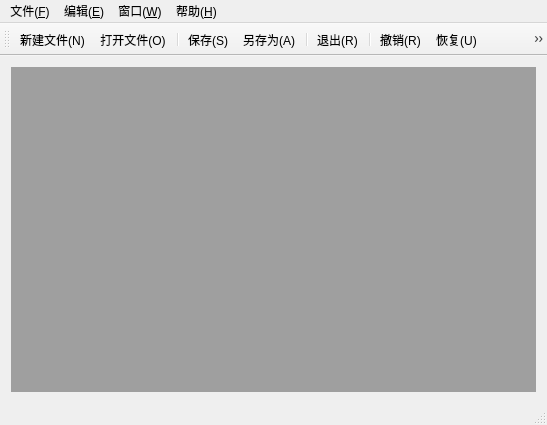
<?xml version="1.0" encoding="UTF-8"?>
<ui version="4.0">
 <class>MainWindow</class>
 <widget class="QMainWindow" name="MainWindow">
  <property name="geometry">
   <rect>
    <x>0</x>
    <y>0</y>
    <width>547</width>
    <height>425</height>
   </rect>
  </property>
  <property name="windowTitle">
   <string>MainWindow</string>
  </property>
  <widget class="QWidget" name="centralWidget">
   <layout class="QGridLayout" name="gridLayout">
    <item row="0" column="0">
     <widget class="QMdiArea" name="mdiArea"/>
    </item>
   </layout>
  </widget>
  <widget class="QMenuBar" name="menuBar">
   <property name="geometry">
    <rect>
     <x>0</x>
     <y>0</y>
     <width>547</width>
     <height>26</height>
    </rect>
   </property>
   <widget class="QMenu" name="menu">
    <property name="title">
     <string>文件(&amp;F)</string>
    </property>
    <addaction name="action_New"/>
    <addaction name="action_Open"/>
    <addaction name="separator"/>
    <addaction name="action_Save"/>
    <addaction name="action_SaveAs"/>
    <addaction name="separator"/>
    <addaction name="action_Exit"/>
   </widget>
   <widget class="QMenu" name="menu_E">
    <property name="title">
     <string>编辑(&amp;E)</string>
    </property>
    <widget class="QMenu" name="menu_S">
     <property name="title">
      <string>编码(&amp;S)</string>
     </property>
     <addaction name="action_GB2312"/>
     <addaction name="action_UTF_8"/>
    </widget>
    <addaction name="action_Redo"/>
    <addaction name="action_Undo"/>
    <addaction name="separator"/>
    <addaction name="action_Cut"/>
    <addaction name="action_Copy"/>
    <addaction name="action_Past"/>
    <addaction name="separator"/>
    <addaction name="menu_S"/>
   </widget>
   <widget class="QMenu" name="menu_W">
    <property name="title">
     <string>窗口(&amp;W)</string>
    </property>
    <addaction name="action_Close"/>
    <addaction name="action_CloseAll"/>
    <addaction name="separator"/>
    <addaction name="action_Tile"/>
    <addaction name="action_Cascade"/>
    <addaction name="separator"/>
    <addaction name="action_Next"/>
    <addaction name="action_Previous"/>
   </widget>
   <widget class="QMenu" name="menu_H">
    <property name="title">
     <string>帮助(&amp;H)</string>
    </property>
    <addaction name="action_About"/>
    <addaction name="action_AboutQt"/>
   </widget>
   <addaction name="menu"/>
   <addaction name="menu_E"/>
   <addaction name="menu_W"/>
   <addaction name="menu_H"/>
  </widget>
  <widget class="QToolBar" name="mainToolBar">
   <attribute name="toolBarArea">
    <enum>TopToolBarArea</enum>
   </attribute>
   <attribute name="toolBarBreak">
    <bool>false</bool>
   </attribute>
   <addaction name="action_New"/>
   <addaction name="action_Open"/>
   <addaction name="separator"/>
   <addaction name="action_Save"/>
   <addaction name="action_SaveAs"/>
   <addaction name="separator"/>
   <addaction name="action_Exit"/>
   <addaction name="separator"/>
   <addaction name="action_Redo"/>
   <addaction name="action_Undo"/>
   <addaction name="action_Cut"/>
   <addaction name="action_Copy"/>
   <addaction name="action_Past"/>
  </widget>
  <widget class="QStatusBar" name="statusBar"/>
  <action name="action_New">
   <property name="icon">
    <iconset resource="res.qrc">
     <normaloff>:/new/prefix1/img/新建文件.png</normaloff>:/new/prefix1/img/新建文件.png</iconset>
   </property>
   <property name="text">
    <string>新建文件(&amp;N)</string>
   </property>
  </action>
  <action name="action_Open">
   <property name="icon">
    <iconset resource="res.qrc">
     <normaloff>:/new/prefix1/img/打开文件.png</normaloff>:/new/prefix1/img/打开文件.png</iconset>
   </property>
   <property name="text">
    <string>打开文件(&amp;O)</string>
   </property>
  </action>
  <action name="action_Save">
   <property name="icon">
    <iconset resource="res.qrc">
     <normaloff>:/new/prefix1/img/保存.png</normaloff>:/new/prefix1/img/保存.png</iconset>
   </property>
   <property name="text">
    <string>保存(&amp;S)</string>
   </property>
  </action>
  <action name="action_SaveAs">
   <property name="icon">
    <iconset resource="res.qrc">
     <normaloff>:/new/prefix1/img/另存为.png</normaloff>:/new/prefix1/img/另存为.png</iconset>
   </property>
   <property name="text">
    <string>另存为(&amp;A)</string>
   </property>
  </action>
  <action name="action_Exit">
   <property name="icon">
    <iconset resource="res.qrc">
     <normaloff>:/new/prefix1/img/退出.png</normaloff>:/new/prefix1/img/退出.png</iconset>
   </property>
   <property name="text">
    <string>退出(&amp;R)</string>
   </property>
  </action>
  <action name="action_Redo">
   <property name="icon">
    <iconset resource="res.qrc">
     <normaloff>:/new/prefix1/img/退出.png</normaloff>:/new/prefix1/img/退出.png</iconset>
   </property>
   <property name="text">
    <string>撤销(&amp;R)</string>
   </property>
  </action>
  <action name="action_Undo">
   <property name="icon">
    <iconset resource="res.qrc">
     <normaloff>:/new/prefix1/img/退出.png</normaloff>:/new/prefix1/img/退出.png</iconset>
   </property>
   <property name="text">
    <string>恢复(&amp;U)</string>
   </property>
  </action>
  <action name="action_Cut">
   <property name="icon">
    <iconset resource="res.qrc">
     <normaloff>:/new/prefix1/img/帮助.png</normaloff>:/new/prefix1/img/帮助.png</iconset>
   </property>
   <property name="text">
    <string>剪贴(&amp;T)</string>
   </property>
  </action>
  <action name="action_Copy">
   <property name="icon">
    <iconset resource="res.qrc">
     <normaloff>:/new/prefix1/img/新建文件.png</normaloff>:/new/prefix1/img/新建文件.png</iconset>
   </property>
   <property name="text">
    <string>复制(&amp;C)</string>
   </property>
  </action>
  <action name="action_Past">
   <property name="icon">
    <iconset resource="res.qrc">
     <normaloff>:/new/prefix1/img/打开文件.png</normaloff>:/new/prefix1/img/打开文件.png</iconset>
   </property>
   <property name="text">
    <string>粘贴(&amp;P)</string>
   </property>
  </action>
  <action name="action_GB2312">
   <property name="text">
    <string>GB2312</string>
   </property>
  </action>
  <action name="action_UTF_8">
   <property name="text">
    <string>UTF-8</string>
   </property>
  </action>
  <action name="action_Close">
   <property name="icon">
    <iconset resource="res.qrc">
     <normaloff>:/new/prefix1/img/帮助.png</normaloff>:/new/prefix1/img/帮助.png</iconset>
   </property>
   <property name="text">
    <string>关闭(&amp;O)</string>
   </property>
  </action>
  <action name="action_CloseAll">
   <property name="icon">
    <iconset resource="res.qrc">
     <normaloff>:/new/prefix1/img/打开文件.png</normaloff>:/new/prefix1/img/打开文件.png</iconset>
   </property>
   <property name="text">
    <string>关闭所有(&amp;A)</string>
   </property>
  </action>
  <action name="action_Tile">
   <property name="icon">
    <iconset resource="res.qrc">
     <normaloff>:/new/prefix1/img/打开文件.png</normaloff>:/new/prefix1/img/打开文件.png</iconset>
   </property>
   <property name="text">
    <string>平铺(&amp;T)</string>
   </property>
  </action>
  <action name="action_Cascade">
   <property name="icon">
    <iconset resource="res.qrc">
     <normaloff>:/new/prefix1/img/文件.png</normaloff>:/new/prefix1/img/文件.png</iconset>
   </property>
   <property name="text">
    <string>层叠(&amp;C)</string>
   </property>
  </action>
  <action name="action_Next">
   <property name="icon">
    <iconset resource="res.qrc">
     <normaloff>:/new/prefix1/img/窗口.png</normaloff>:/new/prefix1/img/窗口.png</iconset>
   </property>
   <property name="text">
    <string>下一个(&amp;N)</string>
   </property>
  </action>
  <action name="action_Previous">
   <property name="icon">
    <iconset resource="res.qrc">
     <normaloff>:/new/prefix1/img/新建文件.png</normaloff>:/new/prefix1/img/新建文件.png</iconset>
   </property>
   <property name="text">
    <string>上一个(&amp;P)</string>
   </property>
  </action>
  <action name="action_About">
   <property name="icon">
    <iconset resource="res.qrc">
     <normaloff>:/new/prefix1/img/帮助.png</normaloff>:/new/prefix1/img/帮助.png</iconset>
   </property>
   <property name="text">
    <string>关于(&amp;A)</string>
   </property>
  </action>
  <action name="action_AboutQt">
   <property name="icon">
    <iconset resource="res.qrc">
     <normaloff>:/new/prefix1/img/帮助.png</normaloff>:/new/prefix1/img/帮助.png</iconset>
   </property>
   <property name="text">
    <string>关于QT(&amp;O)</string>
   </property>
  </action>
 </widget>
 <layoutdefault spacing="6" margin="11"/>
 <resources>
  <include location="res.qrc"/>
 </resources>
 <connections/>
</ui>
